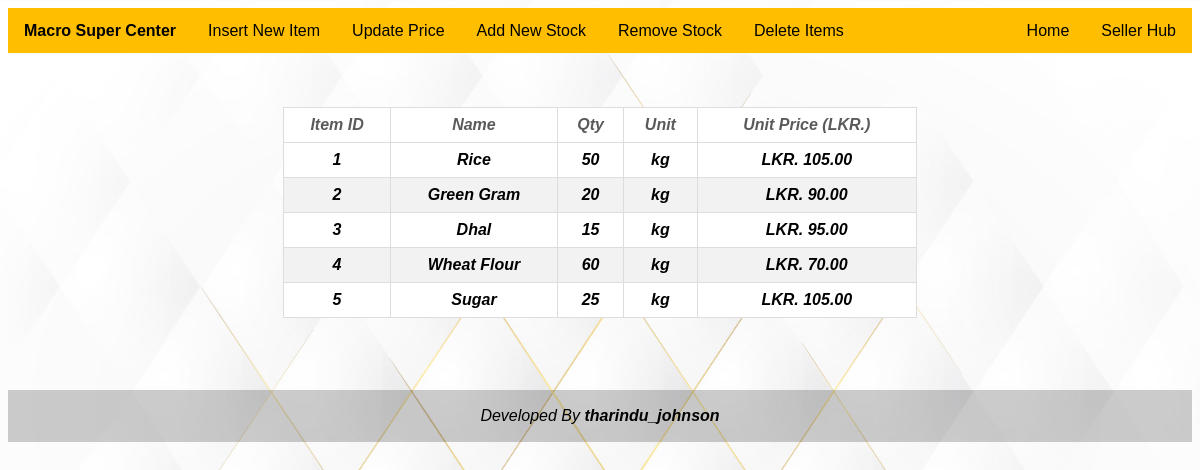
/sellerhub/sh_AddNewStock.php, run on the app's committed database.
### tables this page shows
CREATE TABLE `itemsdb` (
  `itemNo` int(11) NOT NULL,
  `name` varchar(70) NOT NULL,
  `image` longblob NOT NULL,
  `unit` varchar(10) NOT NULL,
  `qty` int(11) NOT NULL,
  `unitprice` int(11) NOT NULL
);

### sellerhub/sh_AddNewStock.php (the view, shortened to what this page needs)
<!DOCtype html>
<html>
    <head>
        <link rel="stylesheet" href="../style/shub_header.css">
        <link rel="stylesheet" href="../style/shub_objects.css">
        <link rel="stylesheet" href="../style/table.css">
    </head>
    <body>
<?php
            $system_userName= $_SESSION['regName'];
        ?>
<header>
  <div class="box_level_free">
    <tr>
        <td width="500">
            <ul class="nos">
                <li class="li_left"><b class="ad">Macro Super Center</b></li>
                <li class="li_left"><a class="ad" href="sh_InsertNewItem.php">Insert New Item</a></li>
                <li class="li_left"><a class="ad" href="sh_UpdatePrice.php">Update Price</a></li>
                <li class="li_left"><a class="ad" href="sh_AddNewStock.php">Add New Stock</a></li>
                <li class="li_left"><a class="ad" href="sh_RemoveStock.php">Remove Stock</a></li>
                <li class="li_left"><a class="ad" href="sh_DeleteItem.php">Delete Items</a></li>
                <li class="li_right"><a class="ad" href="/../MacroStore_WAD/sellerhub.php">Seller Hub</a></li>
                <li class="li_right"><a class="ad" href="/../MacroStore_WAD/home.php">Home</a></li>
                <li class="li_right"><b class="ad"><i><?php if($system_userName==""){ echo "";} else {echo $system_userName;} ?><i></b></li>
            </ul>
        </td>
    </tr>
  </div>
</header>
<?php
            $servername = "localhost:3306";
            $username = "root";
            $password = "";
            $dbname = "wadproject";
            $conn = mysqli_connect($servername, $username, $password, $dbname);
            $sql = "SELECT COUNT(`itemNo`) FROM `itemsdb`";
            $result = mysqli_query($conn, $sql);
            $itemCount = 0;
            if (mysqli_num_rows($result) > 0) {
              while($row = mysqli_fetch_assoc($result)) {
                $itemCount = $row["COUNT(`itemNo`)"];
              }
            } else {
              echo "0 results";
            }
        ?>
<br><br>
	<div class="box_level">
    <form>
		<table id="customers">
			<thead>
				<tr class="green_field">
					<th><b>Item ID</b></th>
					<th><b>Name</b></th>
					<th><b>Qty</b></th>
					<th><b>Unit</b></th>
					<th><b>Unit Price (LKR.)</b></th>
				</tr>
			</thead>
      <br>
			<tfoot>
<?php
          $servername = "localhost:3306";
          $username = "root";
          $password = "";
          $dbname = "wadproject";
          $conn = mysqli_connect($servername, $username, $password, $dbname);
          for($x = 0; $x < $itemCount; $x++){
            $sql = "SELECT `itemNo`, `name`, `unit`, `qty`, `unitprice` FROM `itemsdb` LIMIT ".$x.",1";
            $result = mysqli_query($conn, $sql);
            if (mysqli_num_rows($result) > 0) {
            while($row = mysqli_fetch_assoc($result)) {  ?>
				<tr>
					<th><?php echo $row["itemNo"]; ?></th>
					<th><?php echo $row["name"]; ?></th>
					<th><?php echo $row["qty"]; ?></th>
					<th><?php echo $row["unit"]; ?></th>
					<th>LKR. <?php echo $row["unitprice"]; ?>.00</th>
				</tr>
              <?php
            }
            } else {
              echo "0 results";
            }
          }
        ?>
			</tfoot>
		</table>
    </form>
	</div>
  <br><br>
<br><br>
<footer>
  <div class="box_level_xl" style="background-color: rgba(0, 0, 0, 0.2); text-align: center; font-family: Arial, Helvetica, sans-serif; height:50px; padding:1px;">
  <p>Developed By <b>tharindu_johnson</b></p>
  </div>
</footer>
    </body>
</html>

### style/shub_header.css (style rules this page uses)
.nos { list-style-type: none; margin: 0; padding: 0; overflow: hidden; background-color: #ffbf00; width: 100%; height: 45px; }
.li_left .ad { float: left; display: block; text-align: center; color: rgb(0, 0, 0); padding: 14px 16px; text-decoration: none; font-family: Arial, Helvetica, sans-serif; }
.li_right .ad { float: right; display: block; text-align: center; color: rgb(0, 0, 0); padding: 14px 16px; text-decoration: none; font-family: Arial, Helvetica, sans-serif; }

### style/shub_objects.css (style rules this page uses)
body { background-image: url(../images/3392075.jpg); background-position: top; background-repeat: no-repeat; background-size: cover; height: 100%; }
.box_level { padding-top: 0px; padding-right: 275px; padding-bottom: 0px; padding-left: 275px; align-content: center; }
.box_level_xl { padding-top: 0px; padding-right: 20px; padding-bottom: 0px; padding-left: 20px; align-content: center; }
.box_level_free { padding-top: -5px; padding-right: 0px; padding-bottom: 0px; padding-left: 0px; align-content: center; }

### style/table.css (style rules this page uses)
#customers { font-family: Arial, Helvetica, sans-serif; border-collapse: collapse; width: 100%; }
#customers td, #customers th { border: 1px solid #ddd; padding: 8px; }
#customers tr:nth-child(even) { background-color: #f2f2f2; }
#customers tr:nth-child(odd) { background-color: #ffffff; }
.green_field { padding-top: 12px; padding-bottom: 12px; text-align: left; background-color: #000000; color: rgb(90, 90, 90); text-align: center; }

### data on the page
itemsdb: itemNo "1", name "Rice", qty "50", unit "kg", unitprice "105"
itemsdb: itemNo "2", name "Green Gram", qty "20", unit "kg", unitprice "90"
itemsdb: itemNo "3", name "Dhal", qty "15", unit "kg", unitprice "95"
itemsdb: itemNo "4", name "Wheat Flour", qty "60", unit "kg", unitprice "70"
itemsdb: itemNo "5", name "Sugar", qty "25", unit "kg", unitprice "105"
